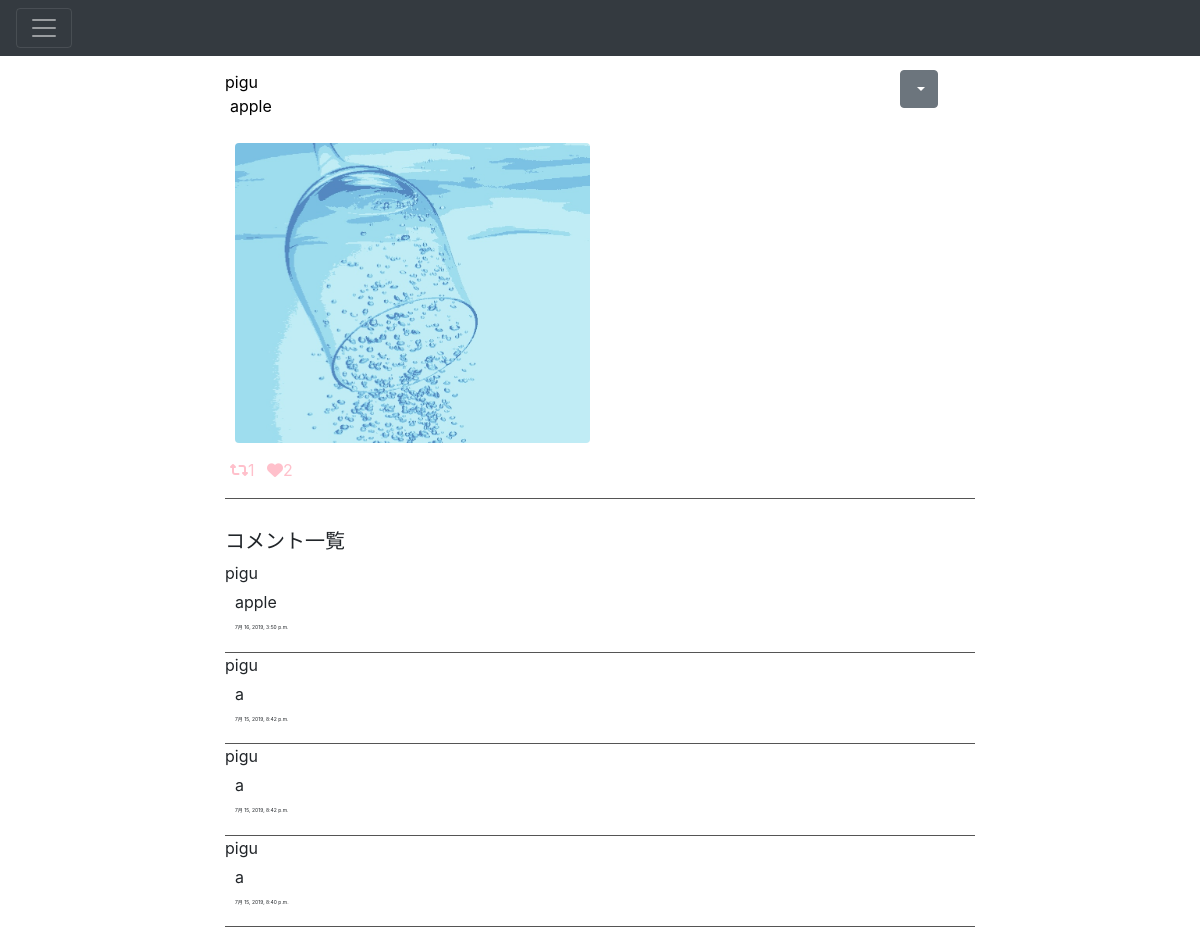
/photos/5/ (signed in), run on the app's committed database.
### app/models.py (models this page shows, shortened)
class Photo(models.Model):
    comment = models.TextField(max_length=1000)
    image = models.ImageField(upload_to = 'photos', blank=True, null=True)
    created_at = models.DateTimeField(auto_now=True)
    user = models.ForeignKey(User, on_delete=models.CASCADE)
    created_at = models.DateTimeField(auto_now=True)
    share_id = models.IntegerField(default=-1)
    good_count = models.IntegerField(default=0)
    share_count = models.IntegerField(default=0)
    class Meta:
        ordering = ('-created_at',)

class Comment(models.Model):
    user = models.ForeignKey(User, on_delete=models.CASCADE, related_name='comment_user')
    photo = models.ForeignKey(Photo, on_delete=models.CASCADE, related_name='comment_photo')
    text = models.TextField(max_length=1000, default='SOME STRING')
    created_at = models.DateTimeField(auto_now=True)
    class Meta:
      ordering = ('-created_at',)

### app/views.py (the view)
# urls.py: path('photos/<int:pk>/', views.photos_detail, name='photos_detail'),
@login_required
def photos_detail(request, pk):
    photo = get_object_or_404(Photo, pk=pk)
    comments = photo.comment_photo.all()
    user = photo.user
    good_user = user.good_user.all()
    return render(request, 'app/photos_detail.html', {'photo': photo, 'good_user':good_user, 'comments': comments})

### app/templates/app/photos_detail.html (shortened to what this page needs)
{% extends 'app/base.html' %}
{% block content %}
<div class="tweet">
    <div class="clone">
      <div class="dropdown">
        <button class="btn btn-secondary dropdown-toggle" type="button" id="dropdownMenu2" data-toggle="dropdown" aria-haspopup="true" aria-expanded="false">
        </button>
      </div>
    </div>
    <div class="tweet-info">
      <a href="{% url 'app:users_detail' photo.user.id %}">
        <span>{{ photo.user }}</span>
      </a>
    </div>
    <div class='tweet-content'>
      <div class='tweet-content-main'>
        {{ photo.comment }}
      </div>
    </div>
    {% if photo.image %}
    <div class="photo">
      <a href="{% url 'app:photos_detail' photo.id %}">
        <img src="{{ photo.image.url }}" class="photo-img">
      </a>
    </div>
    {% endif %}
    <p class="message_owner">
      <a href="{% url 'app:share' photo.id %}"><span class="photo_counter"><i class="fas fa-retweet"></i>{{photo.share_count}}</span></a>
      <a href="{% url 'app:good' photo.id %}"><span class="photo_counter">&ensp;<i class="fas fa-heart"></i>{{photo.good_count}}</span></a>
    </p>
  </div>
<h5>コメント一覧</h5>
{% for item in comments %}
<div class="comment">
  <div class='comment_user'>
    {{item.user}}
  </div>
  <div class='comment_main'>
    {{ item.text }}
  </div>
  <div class='comment_detail'>
    {{ item.created_at}}
  </div>
</div>
{% endfor %}
{% endblock %}

### app/static/css/style.css (style rules this page uses)
html, body { margin: 0; }
div { box-sizing: border-box; }
a { text-decoration: none; color: #000; }
span { color: #000; }
body { z-index: 2; }
.photo { width: calc(100%/2); padding: 10px; margin-bottom: 15px; }
.photo a { display: block; }
.photo-img { width: 100%; max-width: 500px; height: 300px; object-fit: cover; border-radius: 4px; }
.tweet { margin-bottom: 30px; padding-bottom: 30px; border-bottom: ridge 0.5px #555; word-wrap: break-word; color: black; position: relative; }
.tweet-content { margin-left: 5px; margin-bottom: 15px; }
.message_owner { color: pink; margin-left: 5px; position: absolute; left: 0; bottom: 0; }
.photo_counter { color: pink; }
.clone { margin-left: 90%; height: 0px; z-index: 2; }
.comment { padding-bottom: 20px; border-bottom: ridge 0.5px #555; }
.comment_user { padding-bottom: 5px; }
.comment_main { padding-bottom: 10px; padding-left: 10px; }
.comment_detail { font-size: 5px; padding-left: 10px; }

### data on the page
Photo: user "pigu", comment "apple", image (picture), share_count "1", good_count "2"
Comment: user "pigu", text "apple", created_at "7月 16, 2019, 3:50 p.m."
Comment: user "pigu", text "a", created_at "7月 15, 2019, 8:42 p.m."
Comment: user "pigu", text "a", created_at "7月 15, 2019, 8:42 p.m."
Comment: user "pigu", text "a", created_at "7月 15, 2019, 8:40 p.m."
